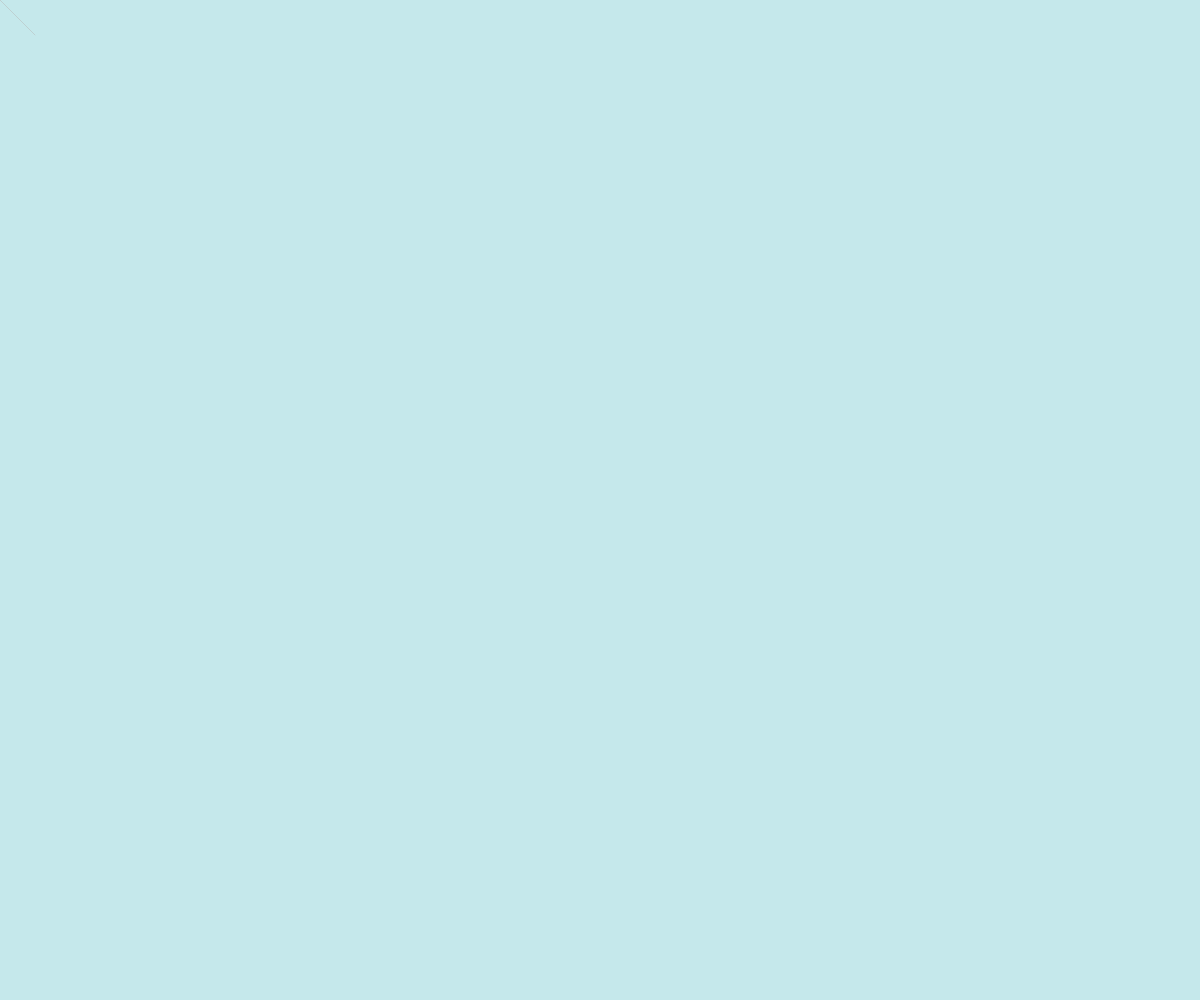
Frame 1 (no input)
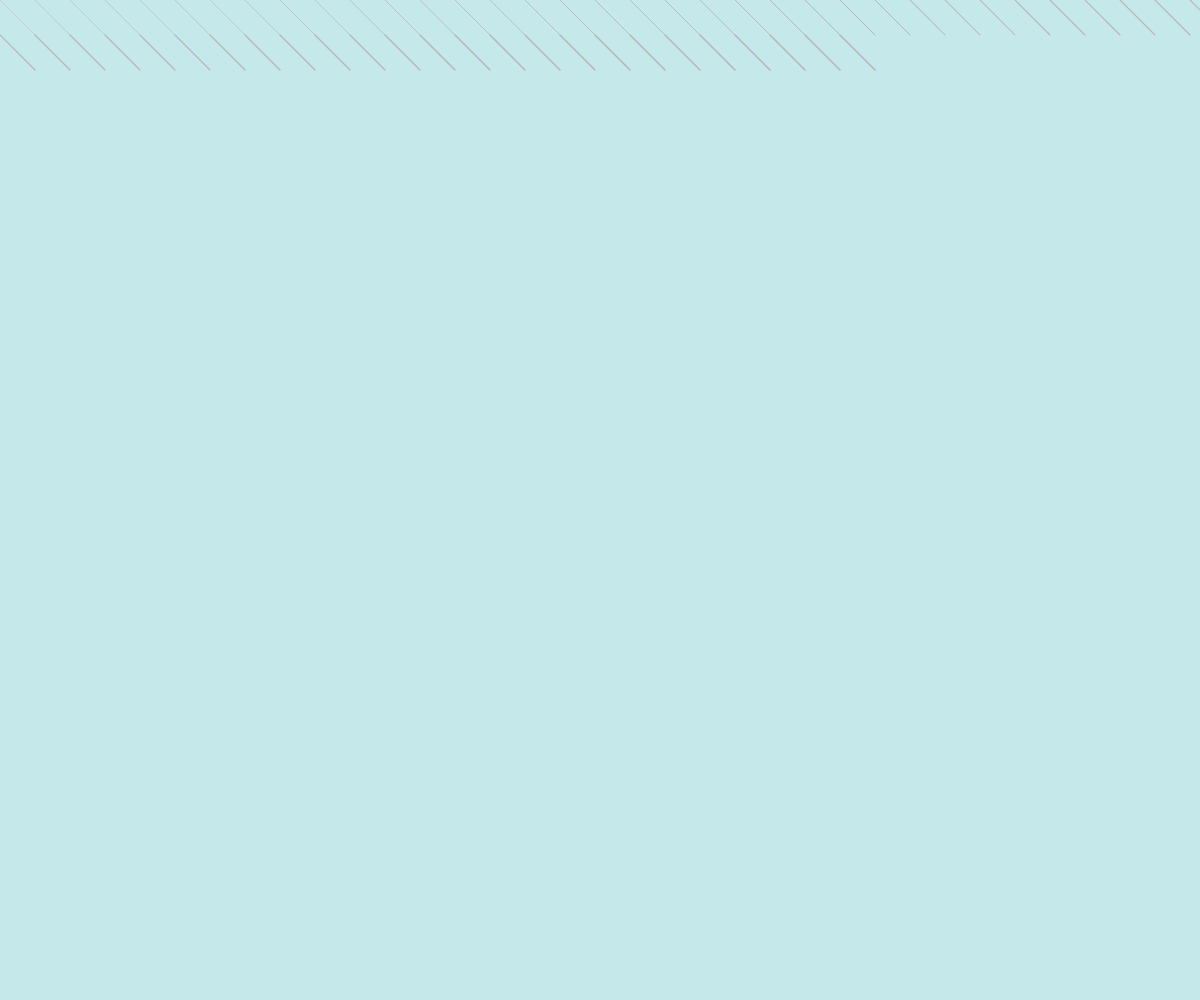
Frame 60 (no input)
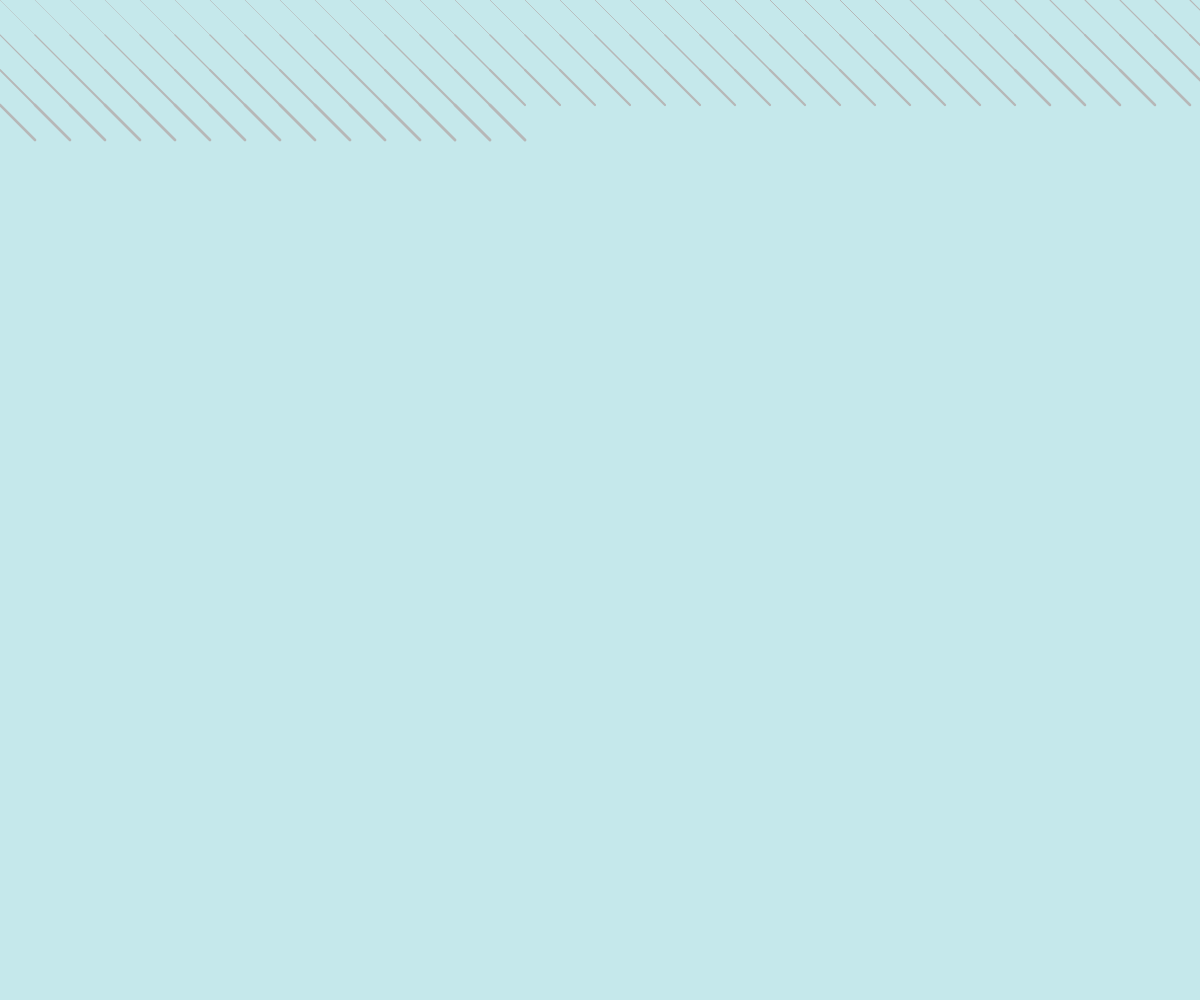
Frame 120 (the mouse pressed at the canvas centre since frame 60)

The p5.js sketch that drew these frames (run headless with seeded random() and noise() and a simulated clock; from frame 60 on, the mouse is pressed at the canvas centre):

// p5.js sketch
// ── sketch.js
// -
// 10print_variazione 2 by Chiara Guiducci [background, linee]
// 2022 © Chiara @guiduc, Daniele @Fupete and the course DS-2022 at DESIGN.unirsm 
// github.com/ds-2022-unirsm — github.com/fupete
// Educational purposes, MIT License, 2022, San Marino
// —

let x = 0;
let y = 0;
let spacing = 35;
let sweight = 0.5;

function setup() {
    createCanvas(windowWidth,windowHeight);
	background(197,232,235);
} 

function draw() {
	let colr = (251,248,183);
	noStroke();
	
	if(random(1) < 1) {
		fill(colr);
		//triangle(x-spacing, y-spacing, x, y, x-spacing, y+spacing);
		stroke(colr);
		strokeWeight(sweight);
		strokeCap(ROUND);
		strokeJoin(ROUND);
		line(x, y, x+spacing, y+spacing);
	} else {
		fill(colr);
		//triangle(x+spacing, y+spacing, x, y, x+spacing, y-spacing);
		stroke(colr);
		strokeWeight(sweight);
		strokeCap(ROUND);
		strokeJoin(ROUND);
		line(x, y+spacing, x+spacing, y);
	}
	x = x + spacing;
	sweight = sweight + 0.02;
	
	if(x > width) {
		x = 0;
		y = y + spacing;
	}
}
